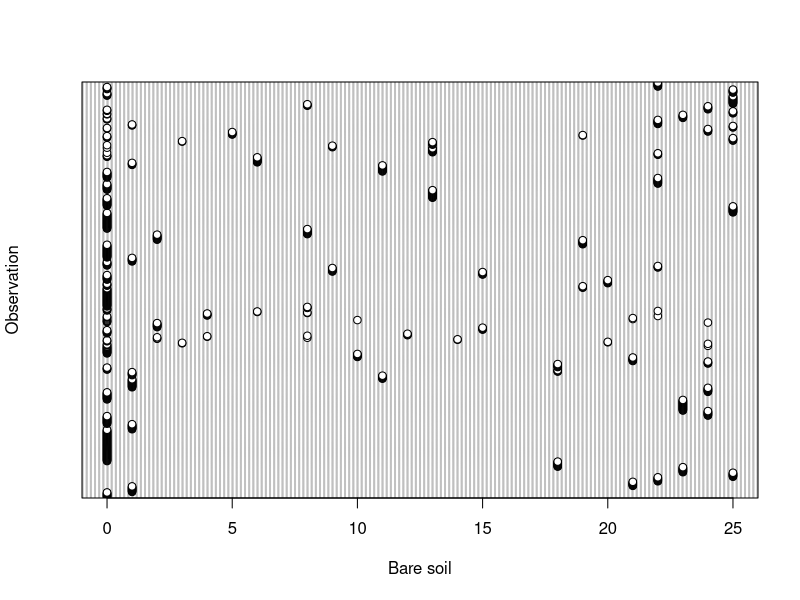

This chart was generated by the following R code: (Note: this script raises an error after producing the figure.)
rm(list=ls())
library(here)
library(tidyverse)
library(ggplot2)
library(ggpubr)


# Create database without trees and with the new sites
raw <- read.csv2(here("data", "Raw data.csv" ))

# Select columns and transform data
db <- raw %>% 
  select(Years.after.milling, Station, Pairnr, Treatment, Vegetation.height.cm, Litter.depth.cm, Dug.holes, 
         No.subplots.with.more.than.50.bare.soil, No.subplots.with.more.than.50.rock, Area.for.growth.m2,  
         No.subplots.with.more.than.50.grass, Species, Occurrences.out.of.25, Family, Tree.bush) %>% 
  mutate(Years.after.milling = as.factor(Years.after.milling)) %>% 
  mutate(Station = as.factor(Station)) %>% 
  mutate(Treatment = as.factor(Treatment)) %>% 
  rename(Year = Years.after.milling) %>% 
  rename(Vegetation.height = Vegetation.height.cm) %>% 
  rename(Litter.depth = Litter.depth.cm)  %>% 
  rename(Bare.soil = No.subplots.with.more.than.50.bare.soil) %>% 
  rename(Rock = No.subplots.with.more.than.50.rock) %>% 
  rename(Grass = No.subplots.with.more.than.50.grass ) %>% 
  rename(Occurrences = Occurrences.out.of.25)
str(db)


# Check that the max number of subplots is 25
dotchart(db$Bare.soil, xlab="Bare soil", ylab="Observation")

soil <- db %>% 
  group_by(Year, Station, Pairnr, Treatment, Bare.soil) %>% 
  summarise()
soil

# Plot
soil.box <- ggplot(soil, aes(x=Station, y=Bare.soil, fill = Treatment)) + geom_boxplot() +
  facet_wrap(vars(Year))
soil.box


# look at dug holes in 2020
dugholes2020 <- db %>% 
  filter(Year=="Year 1") %>% 
  group_by(Year, Station, Pairnr, Treatment, Dug.holes) %>% 
  summarise()
dugholes2020

# Plot
plot(x=dugholes2020$Station, y=dugholes2020$Dug.holes)

holes.box <- ggplot(dugholes2020, aes(x=Station, y=Dug.holes, fill = Treatment)) + geom_boxplot() +
  ggtitle("Only data for 2020")
holes.box

